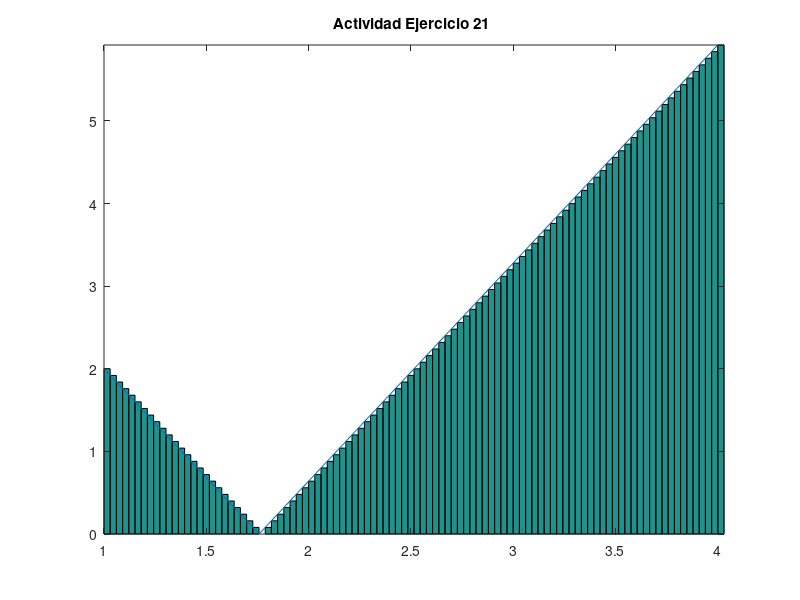

This chart was generated by the following MATLAB code:
% Octave Script
% Title			:1.7 Funcion Primitiva
% Description		:Script para graficar el ejericio 21 de la actividad 1.7
% Author		:Luis Gerardo Cardozo Carranza (Gerard_CRS) luiscardozo161002@gmail.com
% Date			:20210517
% sion		        :1
% Usage			:octave> /path/Funcion_Primitiva_Actividad_1.7_Luis Gerardo Cardozo Carranza_3202
% Notes			:Requiere aplicacion octave usar en consola preferentemente.
%                       4
%Actividad_Ejercicio 21 ∫ x dx
%                      -4
%Limpia la pantalla y las variables.
clc, clear

%Define los intervalos y el numero de rectangulos.
a = -4;
b =  4;
n = 100;

%Determina la longitud de la base o el incremento de x.
base = (b-a)/n;

%Definicion de la funcion.
x =a:base:(b-base);

%Y esta representada por la variable altura
altura= abs(x+2);

%Establece   la    linea   que   forma  la funcion
x2 = linspace(1,4,100);
y2 = abs(x+2);

%Inicio del  intervalo, fin del intervalo, numero de rectangulos.
xa = linspace(1,4,100);
yab = abs(x+2);

%Dibuja una  grafica de barras una a lado de otra sin espacios
g = bar(xa,yab,'histc');

%Permite continuar  graficando  despues de que ya exista un grafica trazada
hold on

%Grafica la funcion
plot(x2,y2);

%Asigna un nombre a la grafica 
title("Actividad Ejercicio 21 ");

%Ajusta la grafica a los datos.
axis tight
